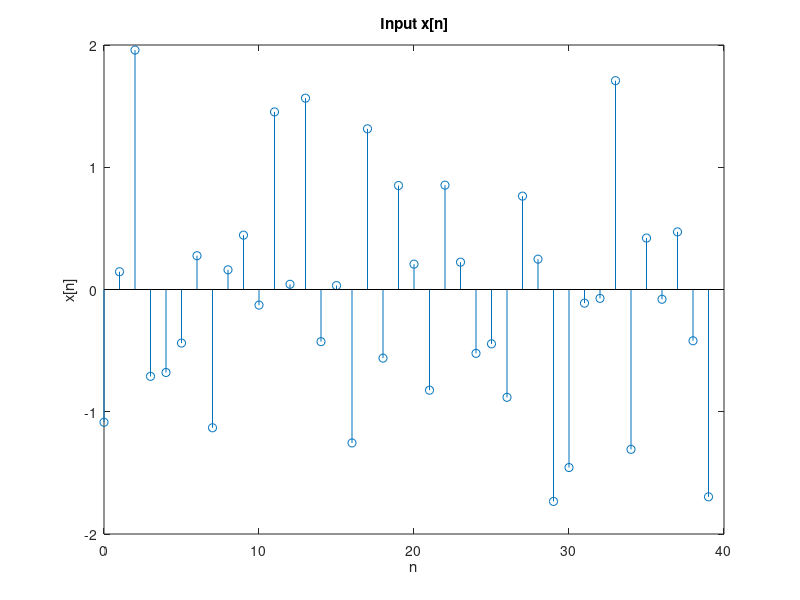
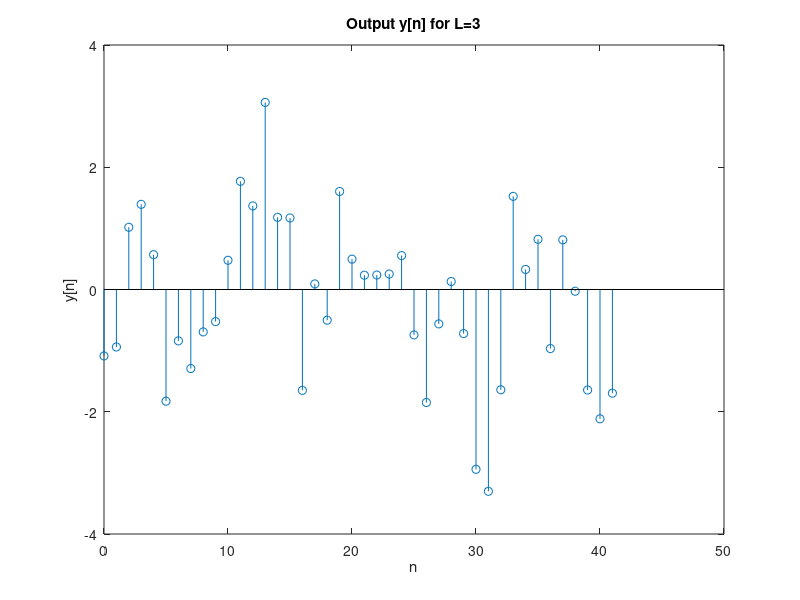
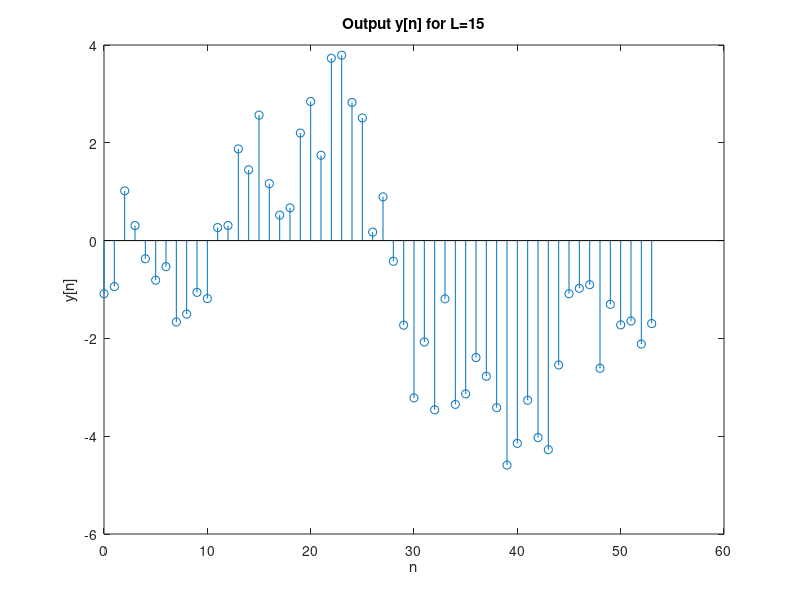
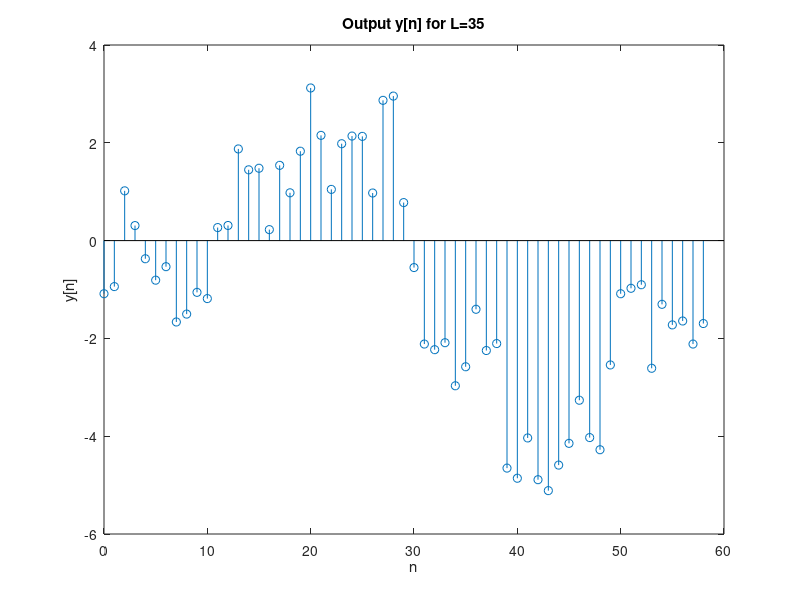

These charts were generated, in order, by the following MATLAB code:
% Group 96 20/11/2021
% Arda Ünver    - 2444081
% Deniz Karakay - 2443307
% Ercihan Kara  - 2375160

% HW1 Q4-b

% Close all other figures and reset the workspace
clc
close all

% Choose signal length as 40
N=40;

% Showing the x[n] input signal
n=0:1:N-1;
x=randn(1,N); 
figure;
stem(n,x);
xlabel('n');
ylabel('x[n]');
title('Input x[n]')


% Pulse duration (L = 3)
L=3;
h=ones(1,L);
% Execute convolution using conv function
y=conv(x,h);
figure;
stem(0:N+L-2, y);
xlabel('n');
ylabel('y[n]');
title('Output y[n] for L=3')


% Pulse duration (L = 15)
L=15;
h=ones(1,L);
% Execute convolution using conv function
y=conv(x,h);
figure;
stem(0:N+L-2, y);
xlabel('n');
ylabel('y[n]');
title('Output y[n] for L=15')


% Pulse duration (L = 35)
L=20;
h=ones(1,L);
% Execute convolution using conv function
y=conv(x,h);
figure;
stem(0:N+L-2, y);
xlabel('n');
ylabel('y[n]');
title('Output y[n] for L=35')

% We used L=3, L=15, L=35 values to make a comparison. We added an extra
% term to comprehend the effect of L on output signal better. As you can 
% see from output figures, the length of L of averaging filter changes the
% output signal's characteristic. If we use larger L values, we can see
% that y[n] seems smoother. If we do not, the values are more like input 
% x[n] values and they seem like more random.
